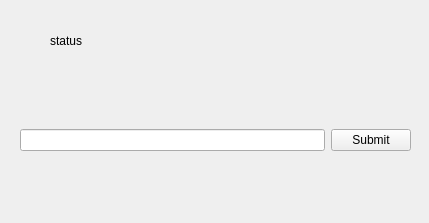
<?xml version="1.0" encoding="UTF-8"?>
<ui version="4.0">
 <class>entername</class>
 <widget class="QMainWindow" name="entername">
  <property name="geometry">
   <rect>
    <x>0</x>
    <y>0</y>
    <width>429</width>
    <height>223</height>
   </rect>
  </property>
  <property name="windowTitle">
   <string>MainWindow</string>
  </property>
  <widget class="QWidget" name="centralwidget">
   <widget class="QLabel" name="label">
    <property name="geometry">
     <rect>
      <x>50</x>
      <y>10</y>
      <width>301</width>
      <height>61</height>
     </rect>
    </property>
    <property name="text">
     <string>status</string>
    </property>
   </widget>
   <widget class="QWidget" name="layoutWidget">
    <property name="geometry">
     <rect>
      <x>20</x>
      <y>100</y>
      <width>391</width>
      <height>81</height>
     </rect>
    </property>
    <layout class="QHBoxLayout" name="horizontalLayout">
     <item>
      <widget class="QLineEdit" name="lineEdit">
       <property name="sizePolicy">
        <sizepolicy hsizetype="Expanding" vsizetype="Fixed">
         <horstretch>0</horstretch>
         <verstretch>0</verstretch>
        </sizepolicy>
       </property>
      </widget>
     </item>
     <item>
      <widget class="QPushButton" name="pushButton">
       <property name="text">
        <string>Submit</string>
       </property>
      </widget>
     </item>
    </layout>
   </widget>
  </widget>
 </widget>
 <resources/>
 <connections/>
</ui>
